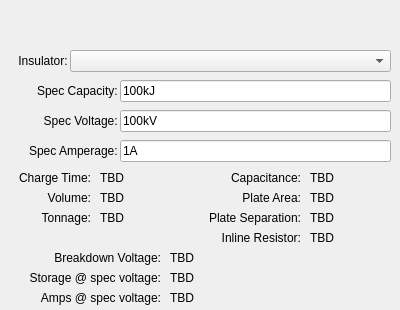
<?xml version="1.0" encoding="UTF-8"?>
<ui version="4.0">
 <class>CapacitorDesigner</class>
 <widget class="QMainWindow" name="CapacitorDesigner">
  <property name="geometry">
   <rect>
    <x>0</x>
    <y>0</y>
    <width>400</width>
    <height>310</height>
   </rect>
  </property>
  <property name="sizePolicy">
   <sizepolicy hsizetype="Fixed" vsizetype="Fixed">
    <horstretch>0</horstretch>
    <verstretch>0</verstretch>
   </sizepolicy>
  </property>
  <property name="minimumSize">
   <size>
    <width>400</width>
    <height>310</height>
   </size>
  </property>
  <property name="maximumSize">
   <size>
    <width>400</width>
    <height>310</height>
   </size>
  </property>
  <property name="windowTitle">
   <string>Capacitor Designer</string>
  </property>
  <property name="windowIcon">
   <iconset>
    <normaloff>icons/battery-pack.png</normaloff>icons/battery-pack.png</iconset>
  </property>
  <widget class="QWidget" name="centralwidget">
   <widget class="QComboBox" name="insulator">
    <property name="geometry">
     <rect>
      <x>70</x>
      <y>50</y>
      <width>321</width>
      <height>22</height>
     </rect>
    </property>
   </widget>
   <widget class="QLabel" name="label">
    <property name="geometry">
     <rect>
      <x>10</x>
      <y>50</y>
      <width>61</width>
      <height>21</height>
     </rect>
    </property>
    <property name="text">
     <string>Insulator: </string>
    </property>
    <property name="alignment">
     <set>Qt::AlignRight|Qt::AlignTrailing|Qt::AlignVCenter</set>
    </property>
   </widget>
   <widget class="QLabel" name="label_3">
    <property name="geometry">
     <rect>
      <x>10</x>
      <y>80</y>
      <width>111</width>
      <height>21</height>
     </rect>
    </property>
    <property name="text">
     <string>Spec Capacity: </string>
    </property>
    <property name="alignment">
     <set>Qt::AlignRight|Qt::AlignTrailing|Qt::AlignVCenter</set>
    </property>
   </widget>
   <widget class="QLineEdit" name="capacity_edit">
    <property name="geometry">
     <rect>
      <x>120</x>
      <y>80</y>
      <width>271</width>
      <height>22</height>
     </rect>
    </property>
    <property name="inputMethodHints">
     <set>Qt::ImhNone</set>
    </property>
    <property name="text">
     <string>100kJ</string>
    </property>
   </widget>
   <widget class="QLabel" name="label_5">
    <property name="geometry">
     <rect>
      <x>10</x>
      <y>110</y>
      <width>111</width>
      <height>21</height>
     </rect>
    </property>
    <property name="inputMethodHints">
     <set>Qt::ImhNone</set>
    </property>
    <property name="text">
     <string>Spec Voltage: </string>
    </property>
    <property name="alignment">
     <set>Qt::AlignRight|Qt::AlignTrailing|Qt::AlignVCenter</set>
    </property>
   </widget>
   <widget class="QLineEdit" name="voltage_edit">
    <property name="geometry">
     <rect>
      <x>120</x>
      <y>110</y>
      <width>271</width>
      <height>22</height>
     </rect>
    </property>
    <property name="inputMethodHints">
     <set>Qt::ImhNone</set>
    </property>
    <property name="text">
     <string>100kV</string>
    </property>
   </widget>
   <widget class="QLineEdit" name="amperage_edit">
    <property name="geometry">
     <rect>
      <x>120</x>
      <y>140</y>
      <width>271</width>
      <height>22</height>
     </rect>
    </property>
    <property name="inputMethodHints">
     <set>Qt::ImhNone</set>
    </property>
    <property name="text">
     <string>1A</string>
    </property>
   </widget>
   <widget class="QLabel" name="label_6">
    <property name="geometry">
     <rect>
      <x>10</x>
      <y>140</y>
      <width>111</width>
      <height>21</height>
     </rect>
    </property>
    <property name="inputMethodHints">
     <set>Qt::ImhNone</set>
    </property>
    <property name="text">
     <string>Spec Amperage: </string>
    </property>
    <property name="alignment">
     <set>Qt::AlignRight|Qt::AlignTrailing|Qt::AlignVCenter</set>
    </property>
   </widget>
   <widget class="QLabel" name="label_2">
    <property name="geometry">
     <rect>
      <x>190</x>
      <y>170</y>
      <width>111</width>
      <height>16</height>
     </rect>
    </property>
    <property name="text">
     <string>Capacitance:</string>
    </property>
    <property name="alignment">
     <set>Qt::AlignRight|Qt::AlignTrailing|Qt::AlignVCenter</set>
    </property>
   </widget>
   <widget class="QLabel" name="label_4">
    <property name="geometry">
     <rect>
      <x>10</x>
      <y>270</y>
      <width>151</width>
      <height>16</height>
     </rect>
    </property>
    <property name="text">
     <string>Storage @ spec voltage:</string>
    </property>
    <property name="alignment">
     <set>Qt::AlignRight|Qt::AlignTrailing|Qt::AlignVCenter</set>
    </property>
   </widget>
   <widget class="QLabel" name="label_7">
    <property name="geometry">
     <rect>
      <x>10</x>
      <y>170</y>
      <width>81</width>
      <height>16</height>
     </rect>
    </property>
    <property name="text">
     <string>Charge Time:</string>
    </property>
    <property name="alignment">
     <set>Qt::AlignRight|Qt::AlignTrailing|Qt::AlignVCenter</set>
    </property>
   </widget>
   <widget class="QLabel" name="label_8">
    <property name="geometry">
     <rect>
      <x>190</x>
      <y>210</y>
      <width>111</width>
      <height>16</height>
     </rect>
    </property>
    <property name="text">
     <string>Plate Separation:</string>
    </property>
    <property name="alignment">
     <set>Qt::AlignRight|Qt::AlignTrailing|Qt::AlignVCenter</set>
    </property>
   </widget>
   <widget class="QLabel" name="label_9">
    <property name="geometry">
     <rect>
      <x>190</x>
      <y>230</y>
      <width>111</width>
      <height>16</height>
     </rect>
    </property>
    <property name="text">
     <string>Inline Resistor:</string>
    </property>
    <property name="alignment">
     <set>Qt::AlignRight|Qt::AlignTrailing|Qt::AlignVCenter</set>
    </property>
   </widget>
   <widget class="QLabel" name="label_10">
    <property name="geometry">
     <rect>
      <x>190</x>
      <y>190</y>
      <width>111</width>
      <height>16</height>
     </rect>
    </property>
    <property name="text">
     <string>Plate Area:</string>
    </property>
    <property name="alignment">
     <set>Qt::AlignRight|Qt::AlignTrailing|Qt::AlignVCenter</set>
    </property>
   </widget>
   <widget class="QLabel" name="label_11">
    <property name="geometry">
     <rect>
      <x>30</x>
      <y>190</y>
      <width>61</width>
      <height>16</height>
     </rect>
    </property>
    <property name="text">
     <string>Volume:</string>
    </property>
    <property name="alignment">
     <set>Qt::AlignRight|Qt::AlignTrailing|Qt::AlignVCenter</set>
    </property>
   </widget>
   <widget class="QLabel" name="label_12">
    <property name="geometry">
     <rect>
      <x>10</x>
      <y>290</y>
      <width>151</width>
      <height>16</height>
     </rect>
    </property>
    <property name="text">
     <string>Amps @ spec voltage:</string>
    </property>
    <property name="alignment">
     <set>Qt::AlignRight|Qt::AlignTrailing|Qt::AlignVCenter</set>
    </property>
   </widget>
   <widget class="QLabel" name="label_13">
    <property name="geometry">
     <rect>
      <x>10</x>
      <y>250</y>
      <width>151</width>
      <height>16</height>
     </rect>
    </property>
    <property name="text">
     <string>Breakdown Voltage:</string>
    </property>
    <property name="alignment">
     <set>Qt::AlignRight|Qt::AlignTrailing|Qt::AlignVCenter</set>
    </property>
   </widget>
   <widget class="QLabel" name="label_14">
    <property name="geometry">
     <rect>
      <x>30</x>
      <y>210</y>
      <width>61</width>
      <height>16</height>
     </rect>
    </property>
    <property name="text">
     <string>Tonnage:</string>
    </property>
    <property name="alignment">
     <set>Qt::AlignRight|Qt::AlignTrailing|Qt::AlignVCenter</set>
    </property>
   </widget>
   <widget class="QLabel" name="volume_label">
    <property name="geometry">
     <rect>
      <x>100</x>
      <y>190</y>
      <width>91</width>
      <height>16</height>
     </rect>
    </property>
    <property name="text">
     <string>TBD</string>
    </property>
    <property name="alignment">
     <set>Qt::AlignLeading|Qt::AlignLeft|Qt::AlignVCenter</set>
    </property>
    <property name="textInteractionFlags">
     <set>Qt::LinksAccessibleByMouse|Qt::TextSelectableByKeyboard|Qt::TextSelectableByMouse</set>
    </property>
   </widget>
   <widget class="QLabel" name="tonnage_label">
    <property name="geometry">
     <rect>
      <x>100</x>
      <y>210</y>
      <width>91</width>
      <height>16</height>
     </rect>
    </property>
    <property name="text">
     <string>TBD</string>
    </property>
    <property name="alignment">
     <set>Qt::AlignLeading|Qt::AlignLeft|Qt::AlignVCenter</set>
    </property>
    <property name="textInteractionFlags">
     <set>Qt::LinksAccessibleByMouse|Qt::TextSelectableByKeyboard|Qt::TextSelectableByMouse</set>
    </property>
   </widget>
   <widget class="QLabel" name="chargetime_label">
    <property name="geometry">
     <rect>
      <x>100</x>
      <y>170</y>
      <width>91</width>
      <height>16</height>
     </rect>
    </property>
    <property name="text">
     <string>TBD</string>
    </property>
    <property name="alignment">
     <set>Qt::AlignLeading|Qt::AlignLeft|Qt::AlignVCenter</set>
    </property>
    <property name="textInteractionFlags">
     <set>Qt::LinksAccessibleByMouse|Qt::TextSelectableByKeyboard|Qt::TextSelectableByMouse</set>
    </property>
   </widget>
   <widget class="QLabel" name="capacitance_label">
    <property name="geometry">
     <rect>
      <x>310</x>
      <y>170</y>
      <width>81</width>
      <height>16</height>
     </rect>
    </property>
    <property name="text">
     <string>TBD</string>
    </property>
    <property name="alignment">
     <set>Qt::AlignLeading|Qt::AlignLeft|Qt::AlignVCenter</set>
    </property>
    <property name="textInteractionFlags">
     <set>Qt::LinksAccessibleByMouse|Qt::TextSelectableByKeyboard|Qt::TextSelectableByMouse</set>
    </property>
   </widget>
   <widget class="QLabel" name="area_label">
    <property name="geometry">
     <rect>
      <x>310</x>
      <y>190</y>
      <width>81</width>
      <height>16</height>
     </rect>
    </property>
    <property name="text">
     <string>TBD</string>
    </property>
    <property name="alignment">
     <set>Qt::AlignLeading|Qt::AlignLeft|Qt::AlignVCenter</set>
    </property>
    <property name="textInteractionFlags">
     <set>Qt::LinksAccessibleByMouse|Qt::TextSelectableByKeyboard|Qt::TextSelectableByMouse</set>
    </property>
   </widget>
   <widget class="QLabel" name="separation_label">
    <property name="geometry">
     <rect>
      <x>310</x>
      <y>210</y>
      <width>81</width>
      <height>16</height>
     </rect>
    </property>
    <property name="text">
     <string>TBD</string>
    </property>
    <property name="alignment">
     <set>Qt::AlignLeading|Qt::AlignLeft|Qt::AlignVCenter</set>
    </property>
    <property name="textInteractionFlags">
     <set>Qt::LinksAccessibleByMouse|Qt::TextSelectableByKeyboard|Qt::TextSelectableByMouse</set>
    </property>
   </widget>
   <widget class="QLabel" name="resistance_label">
    <property name="geometry">
     <rect>
      <x>310</x>
      <y>230</y>
      <width>81</width>
      <height>16</height>
     </rect>
    </property>
    <property name="text">
     <string>TBD</string>
    </property>
    <property name="alignment">
     <set>Qt::AlignLeading|Qt::AlignLeft|Qt::AlignVCenter</set>
    </property>
    <property name="textInteractionFlags">
     <set>Qt::LinksAccessibleByMouse|Qt::TextSelectableByKeyboard|Qt::TextSelectableByMouse</set>
    </property>
   </widget>
   <widget class="QLabel" name="voltage_label">
    <property name="geometry">
     <rect>
      <x>170</x>
      <y>250</y>
      <width>101</width>
      <height>16</height>
     </rect>
    </property>
    <property name="text">
     <string>TBD</string>
    </property>
    <property name="alignment">
     <set>Qt::AlignLeading|Qt::AlignLeft|Qt::AlignVCenter</set>
    </property>
    <property name="textInteractionFlags">
     <set>Qt::LinksAccessibleByMouse|Qt::TextSelectableByKeyboard|Qt::TextSelectableByMouse</set>
    </property>
   </widget>
   <widget class="QLabel" name="capacity_label">
    <property name="geometry">
     <rect>
      <x>170</x>
      <y>270</y>
      <width>101</width>
      <height>16</height>
     </rect>
    </property>
    <property name="text">
     <string>TBD</string>
    </property>
    <property name="alignment">
     <set>Qt::AlignLeading|Qt::AlignLeft|Qt::AlignVCenter</set>
    </property>
    <property name="textInteractionFlags">
     <set>Qt::LinksAccessibleByMouse|Qt::TextSelectableByKeyboard|Qt::TextSelectableByMouse</set>
    </property>
   </widget>
   <widget class="QLabel" name="amperage_label">
    <property name="geometry">
     <rect>
      <x>170</x>
      <y>290</y>
      <width>101</width>
      <height>16</height>
     </rect>
    </property>
    <property name="text">
     <string>TBD</string>
    </property>
    <property name="alignment">
     <set>Qt::AlignLeading|Qt::AlignLeft|Qt::AlignVCenter</set>
    </property>
    <property name="textInteractionFlags">
     <set>Qt::LinksAccessibleByMouse|Qt::TextSelectableByKeyboard|Qt::TextSelectableByMouse</set>
    </property>
   </widget>
  </widget>
 </widget>
 <resources/>
 <connections/>
</ui>
